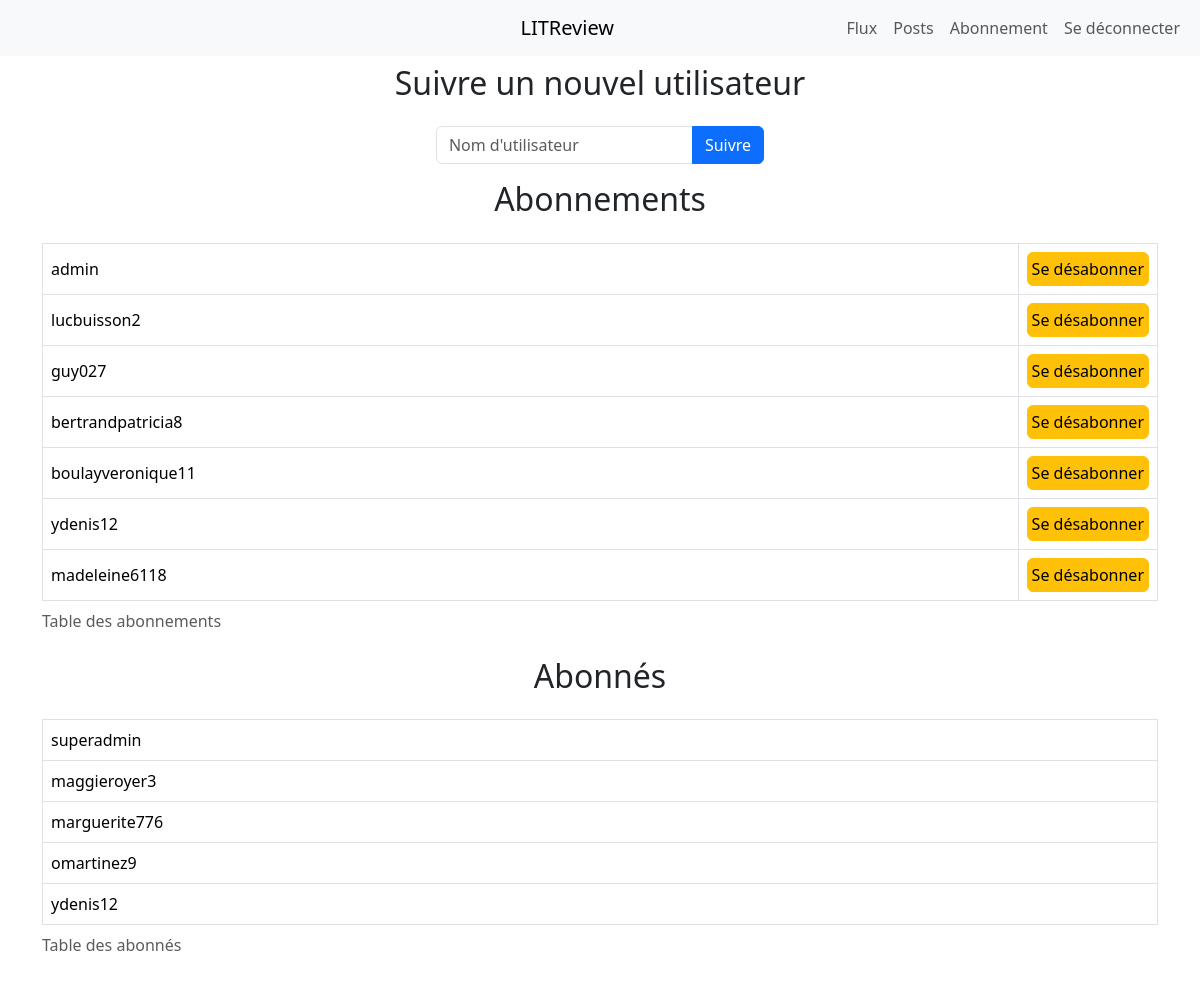
The page /user/follows (signed in) on the database its author committed.
### reviews/models.py (models this page shows)
class UserFollows(models.Model):
    user = models.ForeignKey(
        to=settings.AUTH_USER_MODEL, on_delete=models.CASCADE, related_name="following"
    )
    followed_user = models.ForeignKey(
        to=settings.AUTH_USER_MODEL,
        on_delete=models.CASCADE,
        related_name="followed_by",
    )
    class Meta:
        unique_together = (
            "user",
            "followed_user",
        )

### authentication/models.py (models this page shows, shortened)
class User(AbstractUser):
    first_name = None
    last_name = None
    REQUIRED_FIELDS = []

### reviews/views.py (the view, shortened to what this page needs)
# urls.py: path("user/follows", views.UserFollowView.as_view(), name="user-follow"),
class UserFollowView(LoginRequiredMixin, FormView):
    form_class = UserFollowForm
    success_url = reverse_lazy("user-follow")
    template_name = "reviews/user/follow_form.html"

### reviews/forms.py (shortened to what this page needs)
class UserFollowForm(forms.Form):
    username = CharField(max_length=150, label="Nom d'utilisateur")
    def __init__(self, *args, **kwargs):
        super().__init__(*args, **kwargs)
        self.helper = FormHelper()
        self.helper.form_id = "FollowForm"
        self.helper.form_method = "post"
        self.helper.form_show_labels = False
        self.helper.layout = Layout(
            FieldWithButtons(
                Field(
                    "username",
                    placeholder="Nom d'utilisateur",
                    aria_label="Nom d'utilisateur",
                ),
                Submit("submit", "Suivre"),
            ),
        )

### reviews/templates/reviews/user/follow_form.html (shortened to what this page needs)
{% extends "reviews/base.html" %}
{% load crispy_forms_tags %}
{% block content %}
    <div class="row justify-content-center text-center">
        <h2 class="mb-4">Suivre un nouvel utilisateur</h2>
        <div class="col-auto d-flex justify-content-center ">
            {% crispy form %}
        </div>
    </div>
    <div class="row justify-content-center text-center">
        <h2 class="mb-4">Abonnements</h2>
        <div class="mx-auto">
            {% if request.user.following.exists %}
                <table class="table table-bordered align-middle ">
                    <caption>Table des abonnements</caption>
                    {% for user_follow in request.user.following.all %}
                        <tr>
                            <td class="text-start w-100">
                                {{ user_follow.followed_user }}
                            </td>
                            <td class="text-center">
                                <form action="{% url 'user-unfollow' user_follow.id %}" method="post">
                                    <button type="submit" value="Se désabonner"
                                            class="btn btn-warning p-1 mx-auto text-nowrap"
                                    >
                                        Se désabonner
                                    </button>
                                </form>
                            </td>
                        </tr>
                    {% endfor %}
                </table>
            {% else %}
                <p>Vous ne suivez personne pour le moment.</p>
            {% endif %}
        </div>
    </div>
    <div class="row justify-content-center text-center">
        <h2 class="mb-4">Abonnés</h2>
        <div class="mx-auto">
            {% if request.user.followed_by.exists %}
                <table class="table table-bordered align-middle ">
                    <caption>Table des abonnés</caption>
                    {% for user_follow in request.user.followed_by.all %}
                        <tr>
                            <td class="text-start w-100">
                                {{ user_follow.user }}
                            </td>
                        </tr>
                    {% endfor %}
                </table>
            {% else %}
                <p>Vous n'avez pas encore d'abonné.</p>
            {% endif %}
        </div>
    </div>
{% endblock %}

### reviews/templates/reviews/base.html (shortened to what this page needs)
{% load static %}
<!DOCTYPE html>
<html lang="fr">
<head>
    <link rel="stylesheet" href="https://cdn.jsdelivr.net/npm/bootstrap-icons@1.11.2/font/bootstrap-icons.min.css">
    <link rel="stylesheet" href="{% static 'bootstrap/css/bootstrap.css' %}">
</head>
<body>
<header class="mb-2">
    <nav class="navbar navbar-expand-sm navbar-light bg-light" aria-label="Barre de navigation">
        <div class="container-fluid justify-content-between">
            <a class="navbar-brand " href="{% url 'home' %}">LITReview</a>
            <div class="collapse navbar-collapse flex-grow-0" id="navbarItems">
                <ul class="navbar-nav">
                    <li class="nav-item">
                        <a class="nav-link" href="{% url 'home' %}">Flux</a>
                    </li>
                    <li class="nav-item">
                        <a class="nav-link" href="{% url 'user-posts-list' %}">Posts</a>
                    </li>
                    <li class="nav-item">
                        <a class="nav-link" href="{% url 'user-follow' %}">Abonnement</a>
                    </li>
                    <li class="nav-item">
                        <form id="form-logout-id" action="{% url 'logout' %}" method="post">
                            <button class="nav-link" href="{% url 'logout' %}">Se déconnecter</button>
                        </form>
                    </li>
                </ul>
            </div>
        </div>
    </nav>
</header>
<div class="container">
    {% block content %}
    {% endblock %}
</div>
</body>
</html>

### rows shown on the page
UserFollows: followed_user "admin"
UserFollows: followed_user "lucbuisson2"
UserFollows: followed_user "guy027"
UserFollows: followed_user "bertrandpatricia8"
UserFollows: followed_user "boulayveronique11"
UserFollows: followed_user "ydenis12"
UserFollows: followed_user "madeleine6118"
UserFollows: user "superadmin"
UserFollows: user "maggieroyer3"
UserFollows: user "marguerite776"
UserFollows: user "omartinez9"
UserFollows: user "ydenis12"
